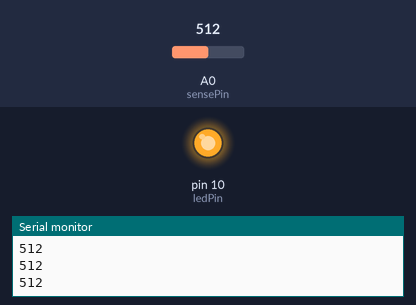
A sketch run on a simulated Arduino Uno, built with avr-gcc and run on an emulated ATmega328P. Shown: output pins drawn as LEDs (lit = HIGH), the last lines printed to the serial monitor. The inputs (shaded band) are chosen by the test bench; at power-on: A0 (sensePin) = 512.

Above: at 1.2 s.
1.3 s: A0 (sensePin) set to 131
2.8 s: A0 (sensePin) set to 113
At 3.9 s:
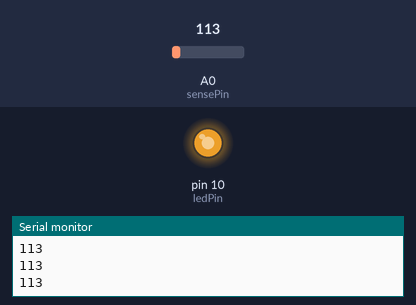
4.3 s: A0 (sensePin) set to 80
At 5.1 s:
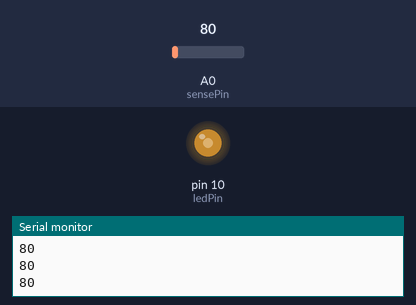
5.8 s: A0 (sensePin) set to 0
At 6.2 s:
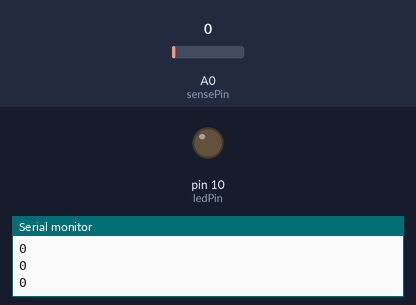
7.3 s: A0 (sensePin) set to 9
8.8 s: A0 (sensePin) set to 12
At 10.1 s:
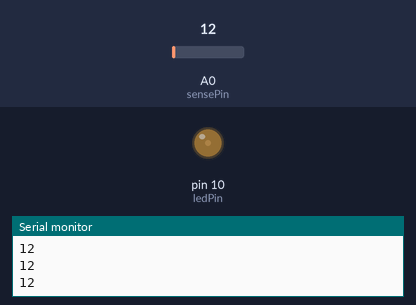
Timing chart, 0 to 11.3 s (numbered marks = the images above; inputs shaded):
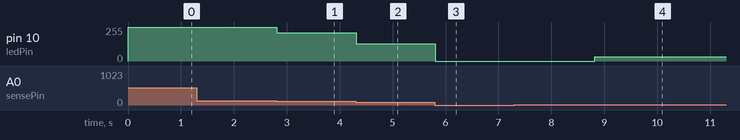

Measured:
- after the input at 2.8 s, pin 10 (ledPin): 255/255 → 213/255 at once
- after the input at 4.3 s, pin 10 (ledPin): 213/255 → 130/255 at once
- after the input at 5.8 s, pin 10 (ledPin): 130/255 → 0/255 at once
- after the input at 8.8 s, pin 10 (ledPin): 0/255 → 32/255 at once

The sketch:

ldr_switch_light_on_off.ino
```cpp
int sensePin = 0;
int ledPin = 10;
void setup()
{
  pinMode(ledPin, OUTPUT);
  Serial.begin(9600);
}

void loop()
{
  int val = analogRead(sensePin);
  Serial.println(val);
  if(val > 120)
      analogWrite(ledPin, 255);
  else
  {
    if(val > 90)  analogWrite(ledPin, val+100);
    else if(val > 40)  analogWrite(ledPin, val+50);
    else if(val > 10)  analogWrite(ledPin, val+20);
    else analogWrite(ledPin, 0);

    delay(20);
  }
}
```
